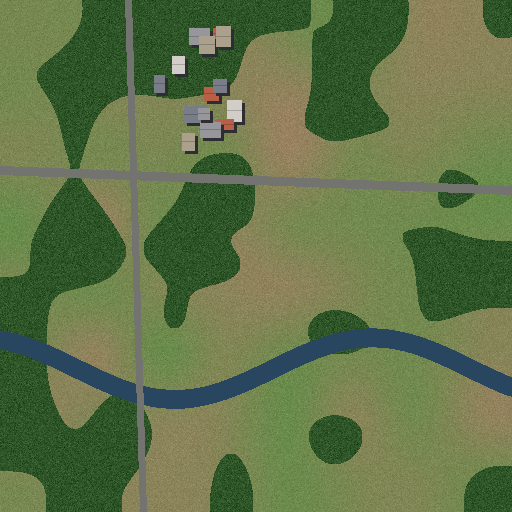
#> input picture data/samples/flood_extent_before.png, 512 x 512 px
$ python -i interpretation.py   (imports and definitions only)
#> lines starting #> are read from the running program, lines starting #| are printed output that depends on the picture
"""Disaster-intelligence module: conservative, rules-based interpretation.

IMPORTANT - what this module is and is not
------------------------------------------
* The change MASK comes from the detection method (classical baseline or model).
* The CATEGORY of each changed region here is a transparent RGB HEURISTIC, not a
  trained semantic-segmentation model. Every label is reported with the evidence
  that triggered it, and anything that does not clearly meet a rule is reported as
  "unclassified".
* The user-selected *context* only changes which findings the summary emphasises.
  It never changes the mask, the statistics or the per-region categories.
* RGB imagery alone usually cannot establish the cause or severity of a change
  (e.g. muddy floodwater looks like bare soil; shadows look like water).
"""
from __future__ import annotations

import cv2
import numpy as np

CATEGORIES = {
    "infrastructure": "Infrastructure change (linear feature, heuristic)",
    "building": "Building-related visual change (heuristic)",
    "vegetation": "Vegetation-related change (heuristic)",
    "flood": "Potential flood-related surface change (heuristic)",
    "unclassified": "Unclassified visual change",
}
CONTEXTS = ("general", "urban", "flood", "vegetation", "post_disaster")
_CONTEXT_FOCUS = {
    "urban": ["building", "infrastructure"],
    "flood": ["flood"],
    "vegetation": ["vegetation"],
    "post_disaster": ["building", "infrastructure", "flood"],
    "general": [],
}
MIN_CLASSIFY_PX = 24  # regions smaller than this are too small to characterise
NOTICE = ("Satellite imagery alone may be insufficient to determine the cause or severity of a change. "
          "Categories are rule-based RGB heuristics, not validated semantic predictions; confirm findings "
          "with ground truth, higher-resolution imagery or domain experts before acting on them.")


def _pixel_indicators(rgb: np.ndarray) -> dict[str, np.ndarray]:
    f = rgb.astype(np.float32) / 255.0
    r, g, b = f[..., 0], f[..., 1], f[..., 2]
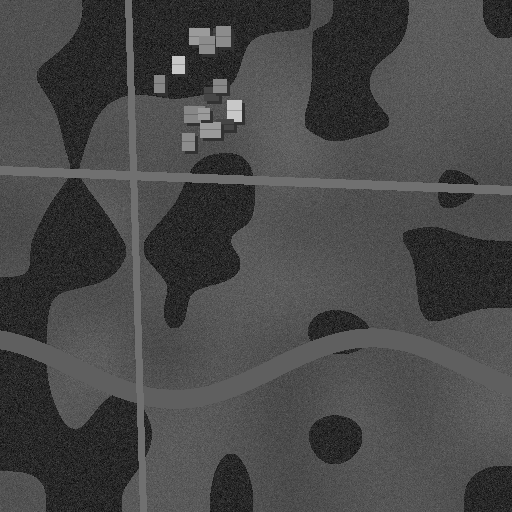
#> b: shape (512, 512) float32; min 0, max 0.784, mean 0.281
    s = r + g + b + 1e-6
    exg = (2 * g - r - b) / s  # excess-green on chromatic coordinates
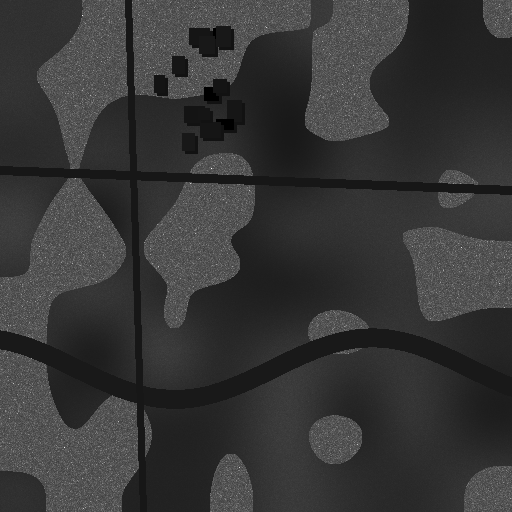
#> exg: shape (512, 512) float32; min -0.186, max 1.93, mean 0.273; drawn with min black and max white
    hsv = cv2.cvtColor(rgb, cv2.COLOR_RGB2HSV).astype(np.float32)
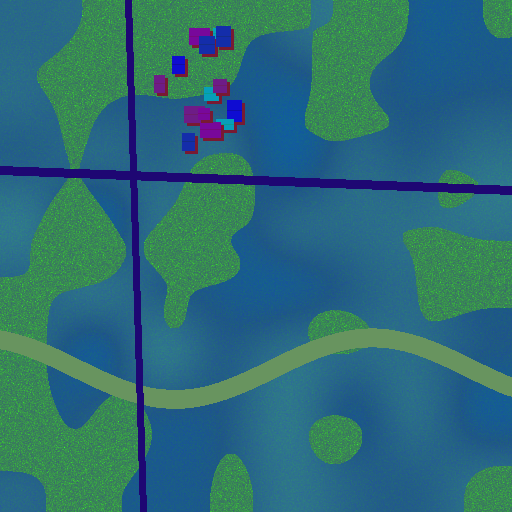
#> hsv: shape (512, 512, 3) float32; mean R, G, B 45, 109.3, 118.3
    sat, val = hsv[..., 1] / 255.0, hsv[..., 2] / 255.0
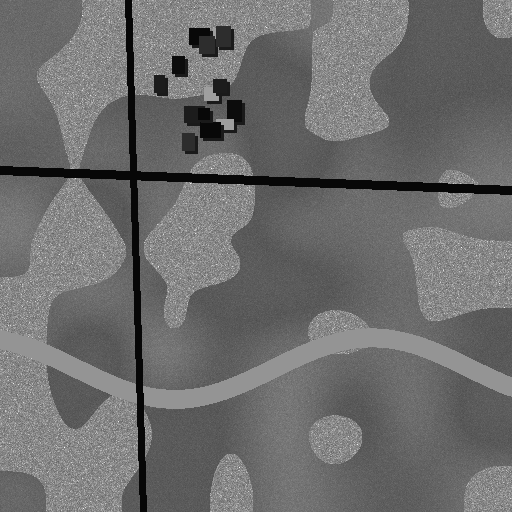
#> sat: shape (512, 512) float32; min 0.0275, max 1, mean 0.429
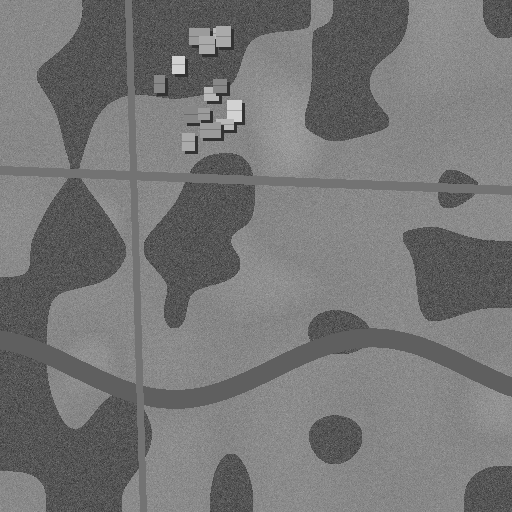
#> val: shape (512, 512) float32; min 0.161, max 0.824, mean 0.464
    gray = cv2.cvtColor(rgb, cv2.COLOR_RGB2GRAY).astype(np.float32)
    local_std = np.sqrt(np.maximum(cv2.blur(gray ** 2, (7, 7)) - cv2.blur(gray, (7, 7)) ** 2, 0))
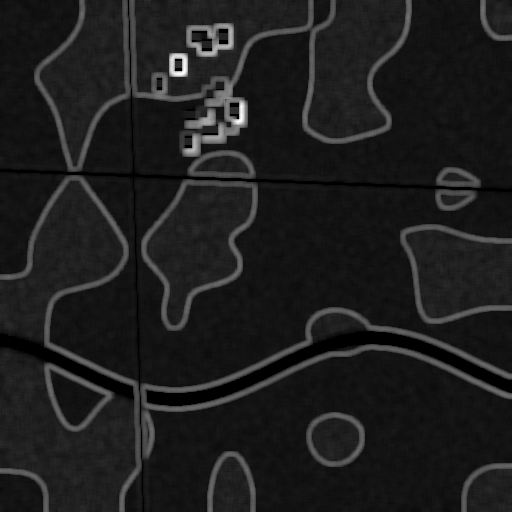
#> local_std: shape (512, 512) float32; min 0, max 79.98, mean 9.4; drawn with min black and max white
    edges = cv2.Canny(rgb, 60, 150) > 0
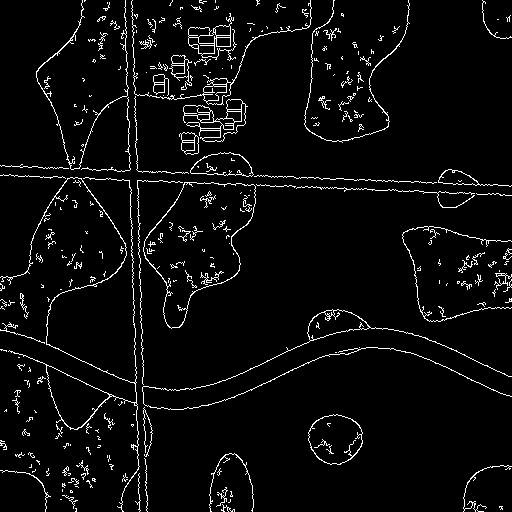
#> edges: shape (512, 512) bool; 4.4% white in thin lines or dots
    return {
        "vegetation": (exg > 0.08) & (g >= r) & (g >= b),
        "water": (b >= r) & (val < 0.55) & (local_std < 12) & (exg < 0.12),
        "built": (sat < 0.22) & (val > 0.4),
        "edges": edges,
    }


# [53 lines left out: functions _shape, classify_region, not called in this run]


def _position_name(i: int, j: int) -> str:
    return [["north-west", "north", "north-east"], ["west", "centre", "east"],
            ["south-west", "south", "south-east"]][i][j]


# [95 lines left out: function interpret, not called in this run]

>>> import cv2
>>> picture = cv2.cvtColor(cv2.imread('../../../data/samples/flood_extent_before.png'), cv2.COLOR_BGR2RGB)
>>> result = _pixel_indicators(picture)
#> result = 4 items

$ run again, on data/samples/urban_expansion_before.png
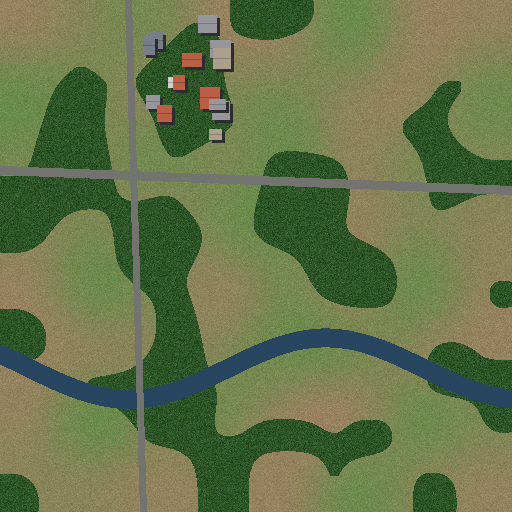
#> input picture data/samples/urban_expansion_before.png, 512 x 512 px
#> in _pixel_indicators, `local_std = np.sqrt(np.maximum(cv2.blur(gray ** 2, (7, 7)) - cv2.blur(..`:
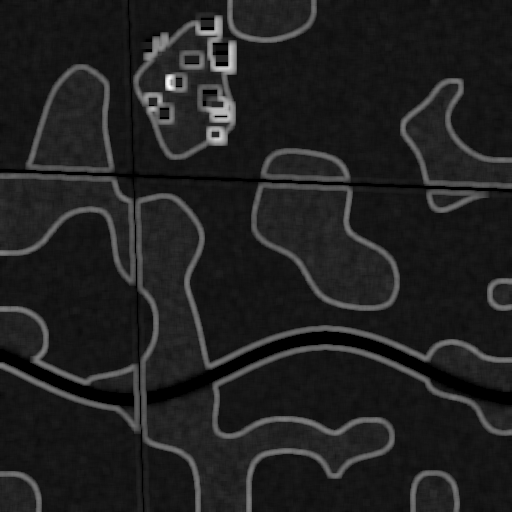
#> local_std: shape (512, 512) float32; min 0, max 71.79, mean 9.3; drawn with min black and max white
#> in _pixel_indicators, `edges = cv2.Canny(rgb, 60, 150) > 0`:
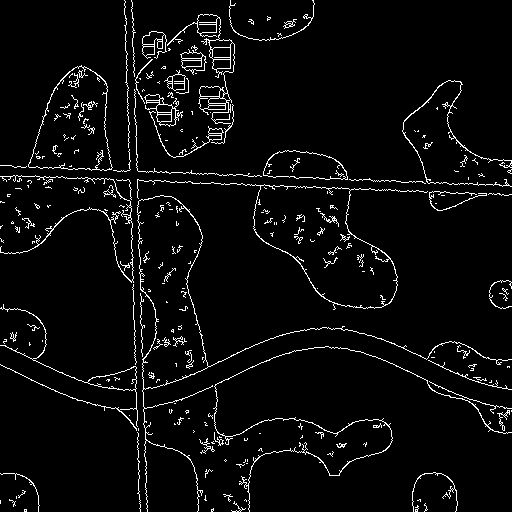
#> edges: shape (512, 512) bool; 4.3% white in thin lines or dots
#> result = 4 items

$ run again, on data/samples/vegetation_clearing_before.png
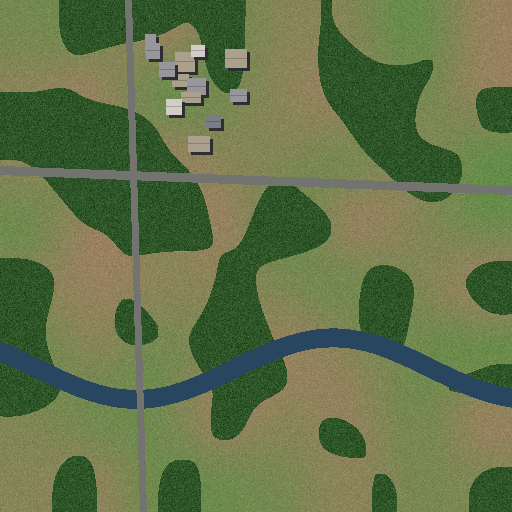
#> input picture data/samples/vegetation_clearing_before.png, 512 x 512 px
#> in _pixel_indicators, `sat, val = hsv[..., 1] / 255.0, hsv[..., 2] / 255.0`:
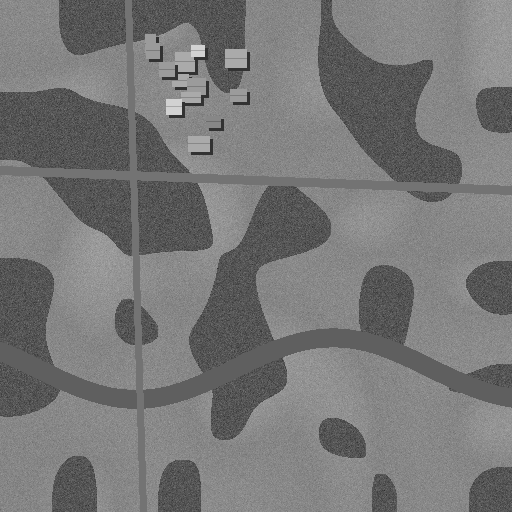
#> val: shape (512, 512) float32; min 0.169, max 0.824, mean 0.468
#> in _pixel_indicators, `edges = cv2.Canny(rgb, 60, 150) > 0`:
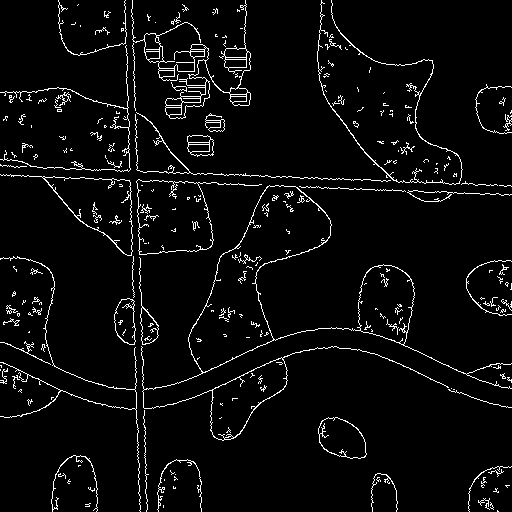
#> edges: shape (512, 512) bool; 4.4% white in thin lines or dots
#> result = 4 items
